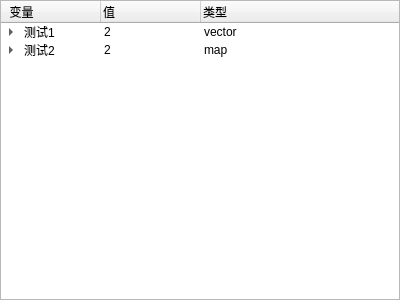
<?xml version="1.0" encoding="UTF-8"?>
<ui version="4.0">
 <class>DebugWidget</class>
 <widget class="QWidget" name="DebugWidget">
  <property name="geometry">
   <rect>
    <x>0</x>
    <y>0</y>
    <width>400</width>
    <height>300</height>
   </rect>
  </property>
  <property name="windowTitle">
   <string>Form</string>
  </property>
  <layout class="QVBoxLayout" name="verticalLayout">
   <property name="spacing">
    <number>0</number>
   </property>
   <property name="leftMargin">
    <number>0</number>
   </property>
   <property name="topMargin">
    <number>0</number>
   </property>
   <property name="rightMargin">
    <number>0</number>
   </property>
   <property name="bottomMargin">
    <number>0</number>
   </property>
   <item>
    <widget class="QTreeWidget" name="treeWidget">
     <column>
      <property name="text">
       <string>  变量</string>
      </property>
     </column>
     <column>
      <property name="text">
       <string>值</string>
      </property>
     </column>
     <column>
      <property name="text">
       <string>类型</string>
      </property>
     </column>
     <item>
      <property name="text">
       <string>测试1</string>
      </property>
      <property name="text">
       <string>2</string>
      </property>
      <property name="text">
       <string>vector</string>
      </property>
      <item>
       <property name="text">
        <string>item1</string>
       </property>
       <property name="text">
        <string>4</string>
       </property>
       <property name="text">
        <string>int</string>
       </property>
      </item>
      <item>
       <property name="text">
        <string>item2</string>
       </property>
       <property name="text">
        <string>7</string>
       </property>
       <property name="text">
        <string>int</string>
       </property>
      </item>
     </item>
     <item>
      <property name="text">
       <string>测试2</string>
      </property>
      <property name="text">
       <string>2</string>
      </property>
      <property name="text">
       <string>map</string>
      </property>
      <item>
       <property name="text">
        <string>item1</string>
       </property>
       <property name="text">
        <string>0x4215454</string>
       </property>
       <property name="text">
        <string>pair&lt;string,int&gt;</string>
       </property>
       <item>
        <property name="text">
         <string>0</string>
        </property>
        <property name="text">
         <string>test</string>
        </property>
        <property name="text">
         <string>string</string>
        </property>
       </item>
       <item>
        <property name="text">
         <string>1</string>
        </property>
        <property name="text">
         <string>7</string>
        </property>
        <property name="text">
         <string>int</string>
        </property>
       </item>
      </item>
      <item>
       <property name="text">
        <string>item2</string>
       </property>
       <property name="text">
        <string>0x4215554</string>
       </property>
       <property name="text">
        <string>pair&lt;string,int&gt;</string>
       </property>
       <item>
        <property name="text">
         <string>0</string>
        </property>
        <property name="text">
         <string>foror</string>
        </property>
        <property name="text">
         <string>string</string>
        </property>
       </item>
       <item>
        <property name="text">
         <string>1</string>
        </property>
        <property name="text">
         <string>8</string>
        </property>
        <property name="text">
         <string>int</string>
        </property>
       </item>
      </item>
     </item>
    </widget>
   </item>
  </layout>
 </widget>
 <resources/>
 <connections/>
</ui>
